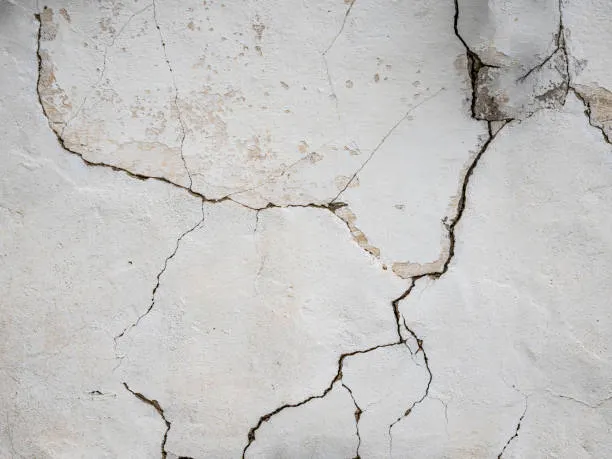
#> input picture TopoCrack/Backend/test/openCV/img/crack10.jpg, 612 x 459 px
$ python openCV-test.py
#> lines starting #> are read from the running program, lines starting #| are printed output that depends on the picture; after the words box and inside, x2 and y2 are one past the last pixel; in counts of white or black regions, pixels touching at a corner belong together; long printed decimals are rounded
### TopoCrack/Backend/test/openCV/sknw_patched.py
import numpy as np
import networkx as nx

# -----------------------------------------------------------------------------
# sknw_patched.py - 2D skeleton-to-graph (pure Python + NumPy)
# -----------------------------------------------------------------------------
# Version: commented, no Numba
#
# Scopo:
#   - Prende uno skeleton binario 2D (array dtype uint8 o simile, valori 0/1)
#   - Aggiunge padding per evitare controlli di bounds
#   - Marca i pixel della skeleton in due tipi:
#       1 -> pixel di passaggio (degree == 2)
#       2 -> pixel nodo (degree != 2)
#   - Raggruppa i pixel di tipo 2 in "nodi" (componenti connessi)
#   - Traccia gli "archi" partendo dai pixel di tipo 1 fino a raggiungere nodi
#   - Costruisce un grafo NetworkX con nodi (coordinate) e archi (lista di punti)
#
# Motivazione:
#   - Versione senza JIT/Numba per compatibilità con Python/NumPy moderni.
#   - Mantiene la logica originale del progetto sknw ma con codice più leggibile.
#
# Nota sulle prestazioni:
#   - Per immagini moderate (es. 600x400) questo approccio è sufficientemente veloce.
#   - Se serve più velocità, si possono ottimizzare parti critiche con Cython o Numba
#     su funzioni isolate (non sull'intero flusso).
# -----------------------------------------------------------------------------

# ---------- Helpers for 2D ---------------------------------------------------

def neighbors(shape):
    """
    Restituisce gli offset lineari per la 8-neighborhood in una immagine 2D.

    Parametri
    - shape: tuple (rows, cols) della matrice (es. (h, w))

    Ritorno
    - array 1D dtype int64 con 8 offset lineari da sommare a un indice ravelato.
      L'ordine è:
        (-1,-1), (-1,0), (-1,1),
        ( 0,-1),         ( 0,1),
        ( 1,-1), ( 1,0), ( 1,1)
    Spiegazione:
    - Per un'immagine row-major (C order), indice lineare = r * width + c.
    - Quindi l'offset lineare di (dr, dc) è dr*width + dc.
    """
    h, w = shape
    # dr e dc sono gli spostamenti di riga e colonna per i 8 vicini
    dr = np.array([-1, -1, -1, 0, 0, 1, 1, 1], dtype=np.int64)
    dc = np.array([-1,  0,  1, -1, 1, -1, 0, 1], dtype=np.int64)
    # convertiamo in offset lineari
    return (dr * w + dc).astype(np.int64)


def idx2rc(idx, acc):
    """
    Converte indici lineari in coordinate (r, c) rispetto a un array ravelato.

    Parametri
    - idx: array 1D di indici lineari (int64)
    - acc: array di fattori di divisione (per 2D acc = [width, 1])

    Ritorno
    - array shape (N, 2) dtype int16 con coordinate (r, c) per ogni indice.
    Note:
    - La funzione sottrae 1 alla fine per compensare il padding usato nel codice
      originale (il codice originale usa coordinate con offset -1).
    - Usata per ottenere le coordinate reali dei punti di un nodo o di un arco.
    """
    idx = idx.copy().astype(np.int64)
    rst = np.zeros((len(idx), len(acc)), dtype=np.int16)
    for i in range(len(idx)):
        for j in range(len(acc)):
            rst[i, j] = idx[i] // acc[j]
            idx[i] -= int(rst[i, j]) * acc[j]
    rst -= 1  # compensazione per il padding (coerenza con implementazione originale)
    return rst


# ---------- Core algorithms (Python + NumPy) --------------------------------

def mark(img):
    """
    Marca l'immagine ravelata (con padding) in due tipi:
      - 1: pixel di passaggio (degree == 2)
      - 2: pixel nodo (degree != 2)

    Comportamento:
    - img è un array NumPy (es. uint16) con padding di 1 pixel attorno allo skeleton.
    - La funzione lavora su img.ravel() e modifica i valori in-place.
    - Si assume che i pixel di skeleton iniziali siano != 0 (tipicamente 1).
    - I pixel di background sono 0 e vengono ignorati.
    - Per ogni pixel non-zero si conta quanti vicini non-zero ha (8-neighborhood).
      - se count == 2 -> setta 1 (passaggio)
      - altrimenti -> setta 2 (nodo)
    Note implementative:
    - L'uso del padding evita controlli di bounds quando si accede a p+dp.
    - La funzione è volutamente semplice e imperativa per chiarezza.
    """
    nbs = neighbors(img.shape)
    flat = img.ravel()
    L = len(flat)
    for p in range(L):
        if flat[p] == 0:
            continue
        s = 0
        # somma i vicini non-zero
        for dp in nbs:
            if flat[p + int(dp)] != 0:
                s += 1
        # degree 2 => passaggio, altrimenti nodo
        flat[p] = 1 if s == 2 else 2


def fill(img, p, num, nbs, acc, buf):
    """
    Riempie un componente con etichetta 'num' partendo dall'indice lineare p.

    Parametri
    - img: array ravelato (modificato in-place)
    - p: indice lineare di partenza (int)
    - num: valore numerico da assegnare al componente (es. 10, 11, ...)
    - nbs: array di offset lineari per i vicini (8 elementi)
    - acc: array per conversione indici->(r,c)
    - buf: buffer (non strettamente necessario in questa versione Python)

    Ritorno
    - array (N,2) con coordinate (r,c) dei punti del componente (nodo)
    Comportamento:
    - Esegue una BFS/riempimento flood-fill su tutti i pixel con valore 'back'
      (valore originale del pixel p) e li etichetta con 'num'.
    - Restituisce le coordinate convertite con idx2rc.
    """
    back = img[p]
    img[p] = num
    buf_list = [p]  # lista dinamica dei punti del componente
    cur = 0
    while cur < len(buf_list):
        pcur = buf_list[cur]
        for dp in nbs:
            cp = int(pcur + dp)
            if img[cp] == back:
                img[cp] = num
                buf_list.append(cp)
        cur += 1
    buf_arr = np.array(buf_list, dtype=np.int64)
    return idx2rc(buf_arr, acc)


def trace(img, p, nbs, acc, buf):
    """
    Traccia un arco a partire da un pixel di tipo 1 (passaggio).

    Parametri
    - img: array ravelato (modificato in-place)
    - p: indice lineare del pixel di partenza (int)
    - nbs: offset dei vicini
    - acc: array per idx2rc
    - buf: buffer (non strettamente necessario qui)

    Ritorno
    - tuple (start_node_index, end_node_index, pts_array)
      dove pts_array è un array (M,2) con le coordinate dei pixel dell'arco.

    Logica:
    - Scorre i pixel di tipo 1 consumandoli (li imposta a 0) per evitare doppie visite.
    - Se incontra pixel con valore >= 10 significa che ha raggiunto un nodo
      (i nodi sono stati etichettati con valori 10,11,... da fill).
    - La funzione termina quando trova due nodi (c1 e c2) o non trova più
      pixel di tipo 1 da seguire.
    """
    c1 = 0
    c2 = 0
    pcur = p
    buf_list = []
    while True:
        buf_list.append(pcur)
        img[pcur] = 0  # consumiamo il pixel dell'arco per non riesaminarlo
        found_newp = 0
        for dp in nbs:
            cp = int(pcur + dp)
            val = img[cp]
            if val >= 10:
                if c1 == 0:
                    c1 = int(val)
                else:
                    c2 = int(val)
            if val == 1:
                found_newp = cp
        if found_newp != 0:
            pcur = found_newp
        else:
            # non abbiamo trovato un successivo pixel di tipo 1
            break
        if c2 != 0:
            # abbiamo trovato il secondo nodo: arco completo
            break
    pts = np.array(buf_list, dtype=np.int64)

    if c1 == 0 or c2 == 0:
        return None  # arco invalido
    return (int(c1 - 10), int(c2 - 10), idx2rc(pts, acc))


def parse_struc(img):
    """
    Analizza l'immagine marcata (con padding) e restituisce nodes e edges.

    Flusso:
    1. Calcola acc per conversione indici->(r,c).
    2. Trova tutti gli indici con valore 2 (nodi non ancora raggruppati).
    3. Per ogni indice p con valore 2, chiama fill() per ottenere le coordinate
       del nodo e lo etichetta con num (10,11,...).
    4. Cerca tutti i pixel di tipo 1 (archi) e per ciascuno chiama trace()
       per ottenere (start_node, end_node, pts).
    5. Restituisce nodes (lista di array Nx2) e edges (lista di tuple).

    Nota:
    - Usiamo un buffer di dimensione fissa per compatibilità con l'algoritmo
      originale; in questa versione Python non è strettamente necessario ma
      lo manteniamo per chiarezza.
    """
    nbs = neighbors(img.shape)

    # acc: fattori per convertire coordinate in indice lineare su ravel
    # per 2D: acc = [width, 1]
    shape_vec = np.array((1,) + img.shape[::-1][:-1], dtype=np.int64)
    acc = np.cumprod(shape_vec)[::-1]

    flat = img.ravel()
    # trova tutti gli indici con valore 2 (nodi)
    pts = np.where(flat == 2)[0]

    buf = np.zeros(131072, dtype=np.int64)  # buffer legacy
    num = 10  # valore iniziale per etichettare i nodi (10, 11, ...)
    nodes = []
    for p in pts:
        if flat[p] == 2:
            nds = fill(flat, int(p), num, nbs, acc, buf)
            num += 1
            nodes.append(nds)

    edges = []
    # dopo aver etichettato i nodi, cerchiamo gli archi: pixel con valore 1
    arc_pts = np.where(flat == 1)[0]
    for p in arc_pts:
        # se troviamo un vicino che è un nodo (>=10), tracciamo l'arco
        # trace() consumerà i pixel dell'arco (li imposterà a 0)
        for dp in nbs:
            if flat[int(p + dp)] >= 10:
                edge = trace(flat, int(p), nbs, acc, buf)
                edges.append(edge)
                break
    return nodes, edges


# ---------- Graph building and utilities ------------------------------------

def build_graph(nodes, edges, multi=False):
    """
    Costruisce un grafo NetworkX a partire da nodes e edges.

    Parametri
    - nodes: lista di array (Ni, 2) con coordinate dei punti di ciascun nodo
    - edges: lista di tuple (s, e, pts_array) dove s,e sono indici di nodo
    - multi: se True costruisce un MultiGraph, altrimenti Graph

    Per ogni nodo:
    - aggiunge attributi:
        - pts: array (Ni,2) dei punti del nodo
        - o: centroide (mean) dei punti (coordinate float)

    Per ogni arco:
    - calcola la lunghezza l come somma delle distanze euclidee tra punti
      consecutivi dell'arco (approssimazione della lunghezza)
    - aggiunge l'arco con attributi pts e weight
    """
    graph = nx.MultiGraph() if multi else nx.Graph()
    for i, nd in enumerate(nodes):
        pts = np.array(nd, dtype=np.int64)
        graph.add_node(i, pts=pts, o=pts.mean(axis=0))

    edges = [e for e in edges if e!=None] # Removes None edges
    for s, e, pts in edges:
        pts = np.array(pts, dtype=np.int64)
        if pts.shape[0] > 1:
            l = np.linalg.norm(pts[1:] - pts[:-1], axis=1).sum()
        else:
            l = 0.0
        graph.add_edge(int(s), int(e), pts=pts, weight=float(l))
    return graph


def buffer(ske):
    """
    Aggiunge padding di 1 pixel intorno allo skeleton per evitare controlli di bounds.

    Parametri
    - ske: array 2D binario (0/1)

    Ritorno
    - buf: array 2D con shape (h+2, w+2) dtype uint16, con ske inserito al centro.
    """
    pad_shape = tuple(np.array(ske.shape) + 2)
    buf = np.zeros(pad_shape, dtype=np.uint16)
    slices = tuple([slice(1, -1)] * buf.ndim)
    buf[slices] = ske
    return buf


def build_sknw(ske, multi=False):
    """
    Interfaccia principale: prende uno skeleton binario (0/1) e costruisce il grafo.

    Flusso:
    - crea buffer con padding
    - marca i pixel (mark)
    - estrae nodes e edges (parse_struc)
    - costruisce e ritorna il grafo NetworkX
    """
    buf = buffer(ske)
    mark(buf)  # modifica buf in-place: setta 1/2 sui pixel della skeleton
    nodes, edges = parse_struc(buf)
    return build_graph(nodes, edges, multi)


def draw_graph(img, graph, cn=255, ce=128):
    """
    Disegna nodi e archi su immagine 2D (grayscale).
    Supporta networkx.Graph e networkx.MultiGraph.
    """
    if img.ndim != 2:
        raise ValueError("draw_graph: img deve essere 2D (grayscale).")

    h, w = img.shape
    flat = img.ravel()
    # fattori per (row, col) -> indice lineare
    # (row * w + col)
    # acc non usato con dot per maggiore chiarezza: calcoliamo inds direttamente
    # acc = np.array((w, 1), dtype=np.int64)

    # --- disegna nodi ---
    for n, data in graph.nodes(data=True):
        pts = data.get('pts') if isinstance(data, dict) else None
        if pts is None:
            continue
        pts = np.asarray(pts, dtype=np.int64)
        if pts.size == 0:
            continue
        rows = np.clip(pts[:, 0], 0, h - 1).astype(np.intp)
        cols = np.clip(pts[:, 1], 0, w - 1).astype(np.intp)
        inds = rows * w + cols
        flat[inds] = cn

    # --- disegna archi: gestisce Graph e MultiGraph ---
    if isinstance(graph, nx.MultiGraph):
        # MultiGraph: edges(keys=True, data=True) -> (u, v, key, data)
        for u, v, key, data in graph.edges(keys=True, data=True):
            pts = data.get('pts') if isinstance(data, dict) else None
            if pts is None:
                continue
            pts = np.asarray(pts, dtype=np.int64)
            if pts.size == 0:
                continue
            rows = np.clip(pts[:, 0], 0, h - 1).astype(np.intp)
            cols = np.clip(pts[:, 1], 0, w - 1).astype(np.intp)
            inds = rows * w + cols
            flat[inds] = ce
    else:
        # Graph: edges(data=True) -> (u, v, data)
        for u, v, data in graph.edges(data=True):
            pts = data.get('pts') if isinstance(data, dict) else None
            if pts is None:
                continue
            pts = np.asarray(pts, dtype=np.int64)
            if pts.size == 0:
                continue
            rows = np.clip(pts[:, 0], 0, h - 1).astype(np.intp)
            cols = np.clip(pts[:, 1], 0, w - 1).astype(np.intp)
            inds = rows * w + cols
            flat[inds] = ce

### TopoCrack/Backend/test/openCV/openCV-test.py
from pathlib import Path
import cv2
import numpy as np
import skimage as sk
import networkx as nx
import sknw_patched as sknw
import pickle

# Ricava la cartella di esecuzione di questo script
script_dir = Path(__file__).resolve().parent
print(script_dir)

# Il percorso dove salva il percorso ideale
ideal_path_saving_path = "../dtw/example_line_Y-X.bin"

# ============= Original Image =============
img = cv2.imread(f'{script_dir}/img/crack10.jpg', cv2.IMREAD_GRAYSCALE)

# Image Settings
img_height, img_width = img.shape[:2]
print("Width:", img_width, "\nHeight:", img_height)
#| Width: 612
#| Height: 459
img_ratio = img_width/img_height
print("Image ratio:", img_ratio)
#| Image ratio: 1.333
# Dynamic size for both vertical and horizontal images
max_display_length = 600
if img_ratio > 1:
    display_width, display_height = int(max_display_length), int(max_display_length/img_ratio)
else:
    display_width, display_height = int(max_display_length*img_ratio), int(max_display_length)
# Resizing image
img = cv2.resize(img, (display_width, display_height))
#> img: shape (450, 600)

# Show original image
# cv2.imshow('I. Crack 01 - B/W', img)

# ============= CLACHE Image =============
clahe1 = cv2.createCLAHE(clipLimit=3)

clahe_img_1 = np.clip(clahe1.apply(img), 0, 255).astype(np.uint8)
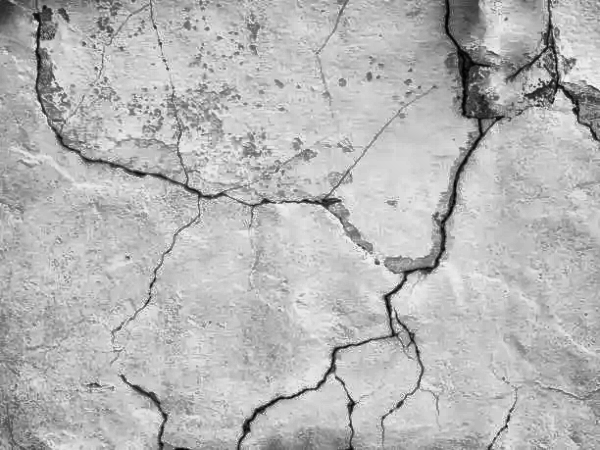
#> clahe_img_1: shape (450, 600); min 0, max 248, mean 182.5
# cv2.imshow('II. Crack 01 - CLAHE1', clahe_img_1)

# ============= Bilateral Filtering Params =============
d = 9
sigmaColor = sigmaSpace = 120
# ============= Bilateral Filtering Params =============
darkestPixelPercentageBilateral = 25

# ============= MorphologyEx Params =============
anchor = 3;
darkestPixelPercentageCanny = 5

uInput = ""
print("1=>d+=1; 2=>d-=1; 3=>sigmaColor+=5; 4=>sigmaColor-=5;\
5=>sigmaSpace+=5; 6=>sigmaSpace-=5; 7=>darkPerc+=1; 8=>darkPerc-=1;\
WASD=>move userStart; IJKL=>move userEnd; Q=>Exit;")

# Controllo dell'elaborazione dell'immagine (permette di spostare i punti dell'utente senza elaborare ogni cambio di pixel)
isImageProcessingPaused = False

# I punti indicati dall'utente.
# PER ORA SONO INDICATIVI
userStart, userEnd = [[int(display_width/5), int(display_height/2)], [int(4*display_width/5), int(display_height/2)]]

coords = []
graph = None

# Main Loop
while uInput != "quit":
    if not isImageProcessingPaused:
        print(f"d={d}; sigmaColor={sigmaColor}; sigmaSpace={sigmaSpace}; darkPercBilateral={darkestPixelPercentageBilateral}; darkPercCanny={darkestPixelPercentageCanny}; anchor={anchor}")

        # ============= Bilateral Filtered Image =============
        filtered_img_1 = cv2.bilateralFilter(clahe_img_1, d, sigmaColor, sigmaSpace)
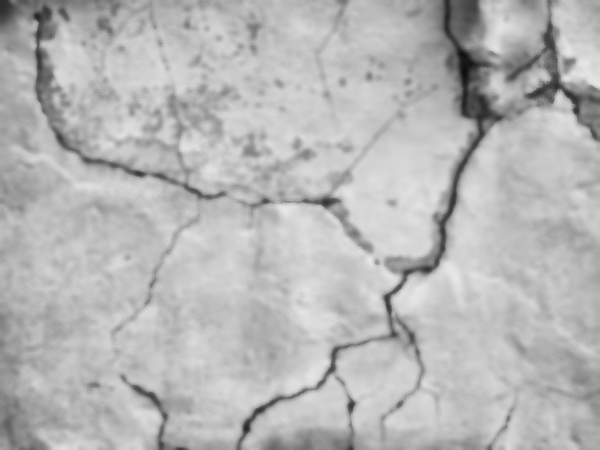
#> filtered_img_1: shape (450, 600); min 13, max 231, mean 182.6
        # cv2.imshow('III.a. Filtered 1 - Bilateral', filtered_img_1)

        # ============= Brightness Flattening on Bilater Filter's result =============
        threshold_percentile1 = np.percentile(filtered_img_1, darkestPixelPercentageBilateral)  # valore sotto cui cade il 20% più scuro
#> threshold_percentile1 = 174

        # Il pixel più scuro tra l'80% più chiaro
        background_value1 = filtered_img_1[filtered_img_1 > threshold_percentile1].min()
#> background_value1 = 175

        result1 = filtered_img_1.copy()

        #
        result1[filtered_img_1 > threshold_percentile1] = background_value1
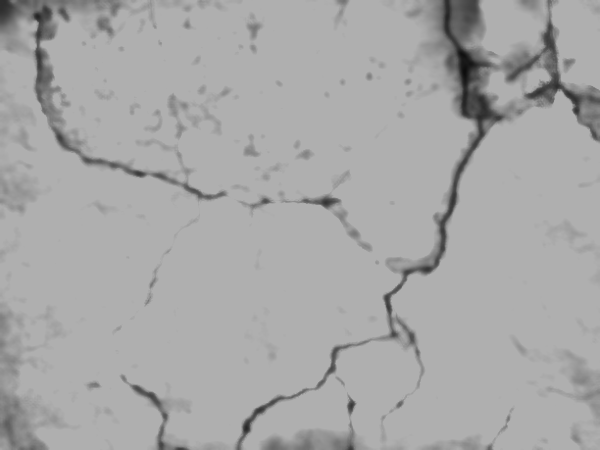
#> result1: shape (450, 600); min 13, max 175, mean 167.3

        # cv2.imshow('III.b. Darkest 25%', result1)

        # ============= Edge Detection Image (Canny) =============
        # Dopo il bilateral filter, Canny invece di threshold diretta
        median1 = np.median(result1.flatten()) # Fa divetare l'immagine un'array
#> median1 = 175
        lower1 = 0.66 * median1
#> lower1 = 115.5
        upper1 = 1.33 * median1
#> upper1 = 232.8
        thresholds1 = [lower1, upper1]
#> thresholds1 = [115.5, 232.8]

        canned_img_1 = cv2.Canny(result1, int(thresholds1[0]), int(thresholds1[1]))
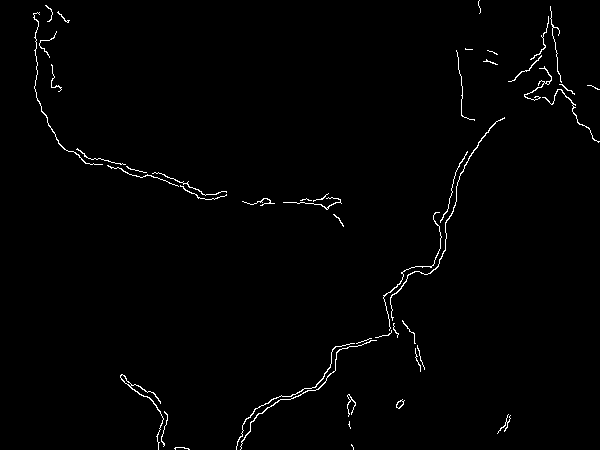
#> canned_img_1: shape (450, 600); 1.2% white in thin lines or dots
        # cv2.imshow('IV.a. Edges 1 - Canny', canned_img_1)

        # =============  =============
        threshold_percentile2 = np.percentile(filtered_img_1, darkestPixelPercentageCanny)  # valore sotto cui cade il 5% più scuro
#> threshold_percentile2 = 122

        # # Il pixel più scuro tra l'95% più chiaro
        # background_value2 = filtered_img_1[filtered_img_1 > threshold_percentile2].min()

        result2 = canned_img_1.copy()
        result2[filtered_img_1 < threshold_percentile2] = 255
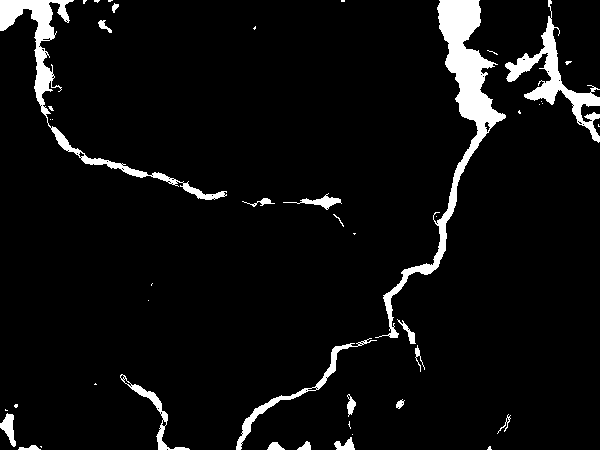
#> result2: shape (450, 600); 5.7% white; 46 white regions (26 under 20 px), largest, box (x1, y1, x2, y2) and area: (375, 0, 506, 338) 5957, (0, 0, 227, 200) 3470, (505, 0, 600, 143) 2566

        # cv2.imshow('IV.b. Darkest 5%', result2)

        # =============  =============


        # ============= Closing Morphology Image =============
        kernel = cv2.getStructuringElement(cv2.MORPH_RECT, (anchor, anchor))
        closed_img_1 = cv2.morphologyEx(result2, cv2.MORPH_CLOSE, kernel)
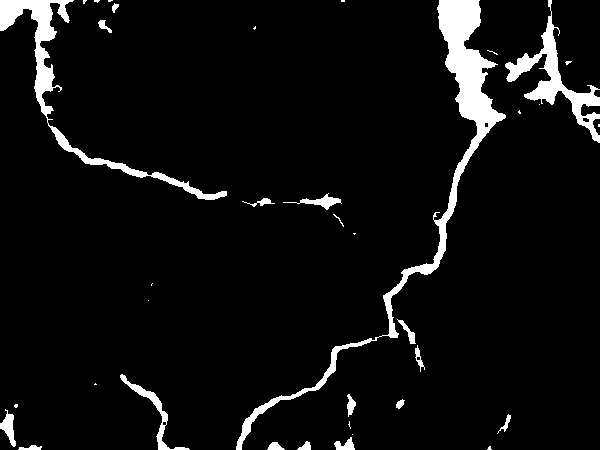
#> closed_img_1: shape (450, 600); 5.9% white; 37 white regions (18 under 20 px), largest, box (x1, y1, x2, y2) and area: (236, 0, 506, 450) 7061, (0, 0, 227, 200) 3665, (505, 0, 600, 143) 2649
        # cv2.imshow('V. Closed 1 - morphologyEx', closed_img_1)

        # ============= To Binary Image =============
        # Ora binarizza (è già quasi binaria, ma per sicurezza)
        _, binary_img_1 = cv2.threshold(closed_img_1, 127, 255, cv2.THRESH_BINARY)
        # cv2.imshow('VI. Binary 1 - Otsu', binary_img_1)

        # ============= Skeletonization =============
        # 'sk.morphology.skeletonize':
        # applica l'algoritmo di thinning, riducendo ogni oggetto connesso
        # ad una linea di spessore 1px preservando le ramificazioni
        #
        # 'binary_img_1 > 0':
        # produce una maschera booleana dove i pixel di foreground sono True
        #
        # Il risultato è un array booleano della stessa dimensione della maschera:
        # True sui pixel dello scheletro e False altrove
        skele_img_1 = sk.morphology.skeletonize(binary_img_1 > 0)
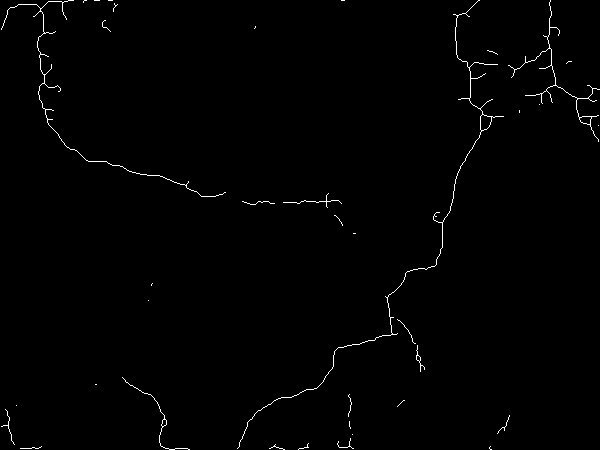
#> skele_img_1: shape (450, 600) bool; 0.79% white in thin lines or dots

        # Converti in uint8 per OpenCV: True→255, False→0
        # 'astype(np.uint8)' converte i valori booleani della maschera in 0/1 interi
        # moltiplicando per 255 si ottiene un immagine in scala di grigi
        skele_img_display = skele_img_1.astype(np.uint8) * 255
#> skele_img_display: shape (450, 600); 0.79% white in thin lines or dots
        # cv2.imshow('VII. Skele 1 - skeletonize', skele_img_display)

        # ============= Find Main Path =============
        # 'build_sknw' è la funzione che:
        # - aggiunge padding all'immagine data per evitare controlli sui bordi;
        # - marca i pixel dello scheletro distinguendoli in passaggi (con due
        #    connessioni - grado == 2) e nodi (con un numero di connessioni
        #     diverso da 2 - grado != 2);
        # - raggruppa i pixel di grado != 2 in componenti connesse (nodi);
        # - traccia gli archi seguendo i pixel di passaggio tra i nodi;
        # - costruisce un oggetto (network.Graph o MultiGraph) dove:
        #   - ogni nodo ha attributi come 'pts' (coord. dei pixel che compongono il
        #      nodo) e 'o' (il centroide del nodo);
        #   - ogni arco ha attributi come 'pts' (linea di pixel che compongono
        #      l'arco) e 'weight' (la lunghezza calcolata dalla somma delle
        #       distanze tra punti consecutivi)
        graph = sknw.build_sknw(skele_img_1)
#> (the rest of the program and of its run is left out)
